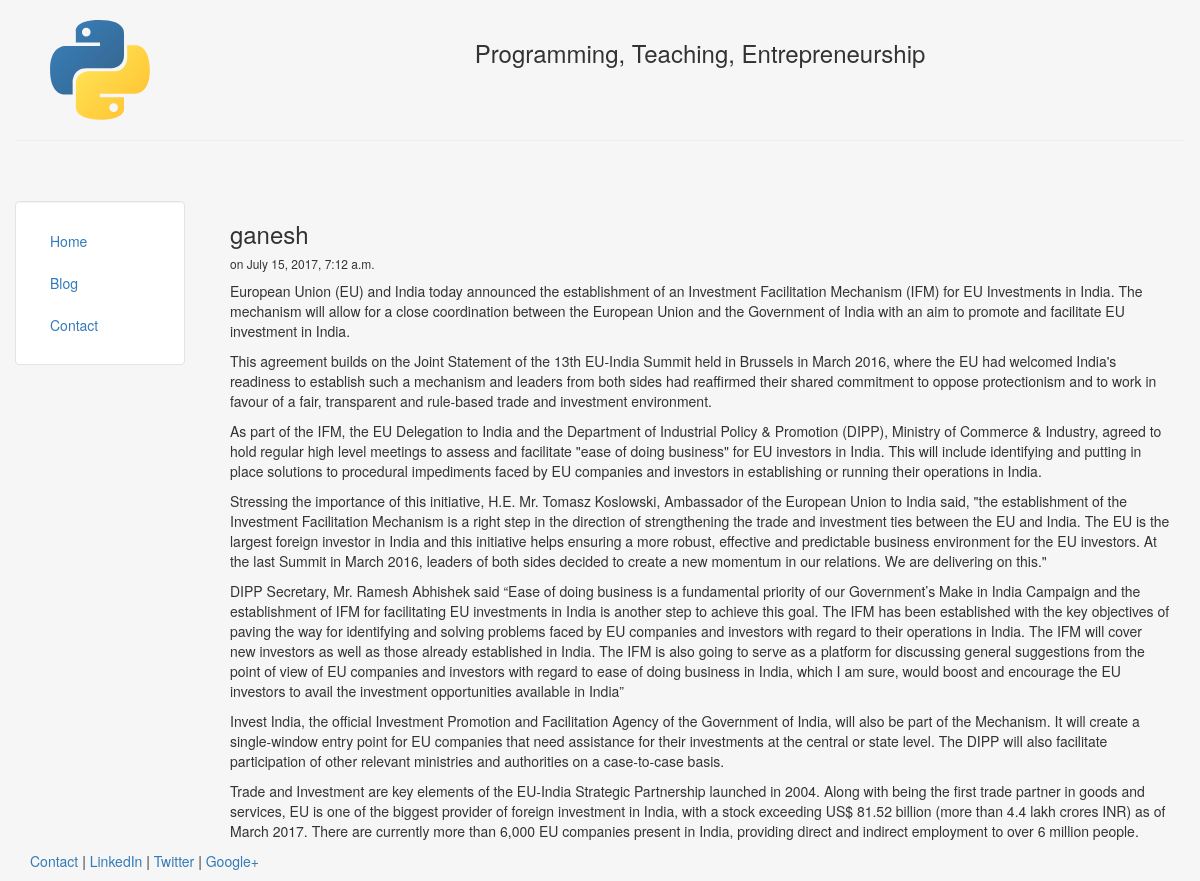
The page /blog/1 on the database its author committed.
### blog/models.py (models this page shows, shortened)
class Post(models.Model):
    title = models.CharField(max_length = 140)
    body = models.TextField()
    date = models.DateTimeField()

### blog/templates/blog/post.html
{% extends "personal/header.html" %}
{% block content %}
  <h3>{{post.title}}</h3>
  <h6>on {{post.date}}</h6>
  {{post.body|safe|linebreaks}}
{% endblock %}

### personal/templates/personal/header.html (style rules this page uses)
html, body { height:100% }

### rows shown on the page
Post: title "ganesh", date "July 15, 2017, 7:12 a.m.", body "European Union (EU) and India today announced the establishment of an Investment Facilitation Mechanism (IFM) for EU Investments in India. The mechanism will allow for a close coordination between the European Union and the Government of India with an aim to promote and facilitate EU investment in India. This agreement builds on the Joint Statement of the 13th EU-India Summit held in Brussels in March 2016, where the EU had welcomed India's readiness to establish such a mechanism and leaders from both sides had reaffirmed their shared commitment to oppose protectionism and to work in favour of a fair, transparent and rule-based trade and investment environment. As part of the IFM, the EU…"
